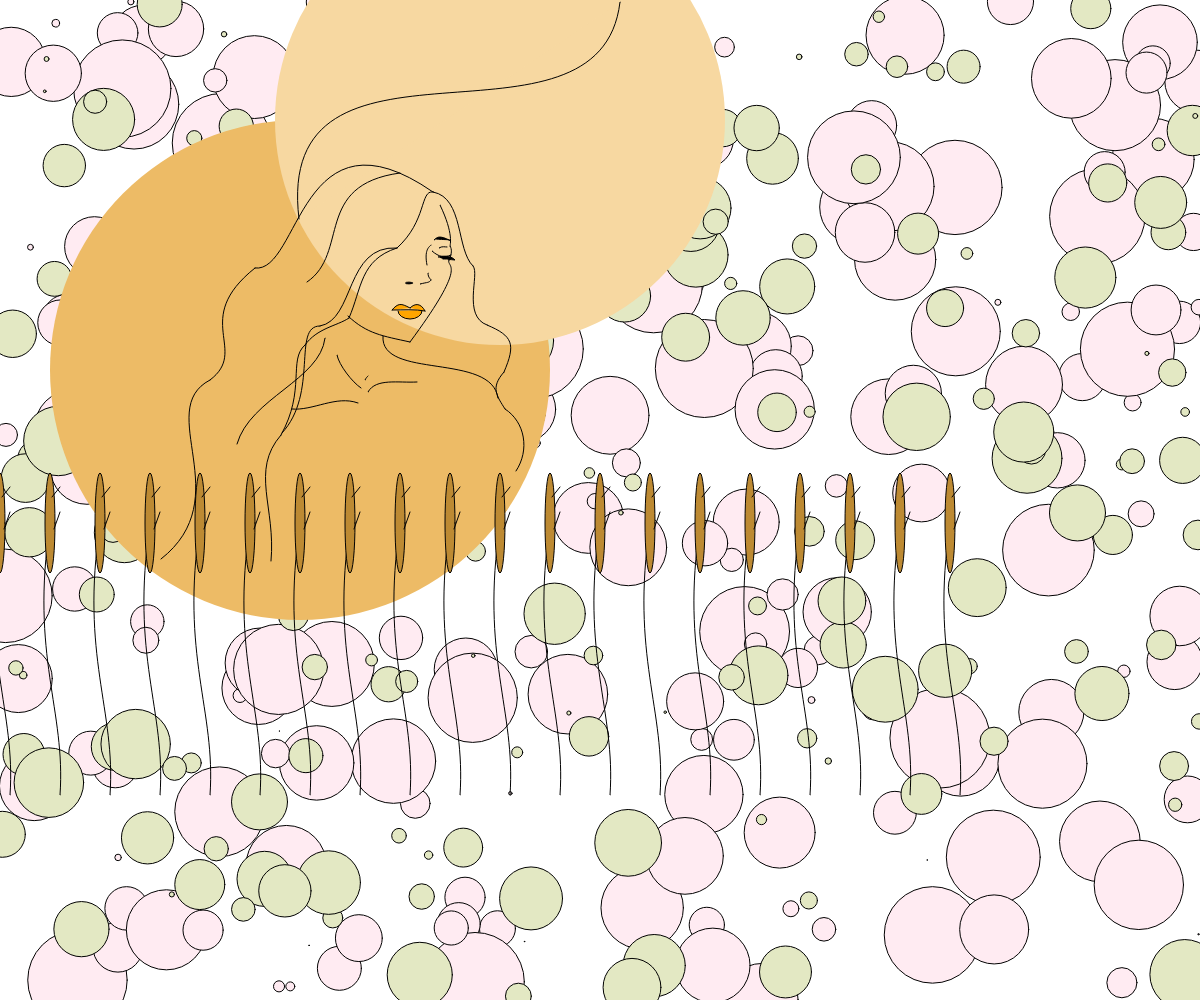
Frame 1 (no input)
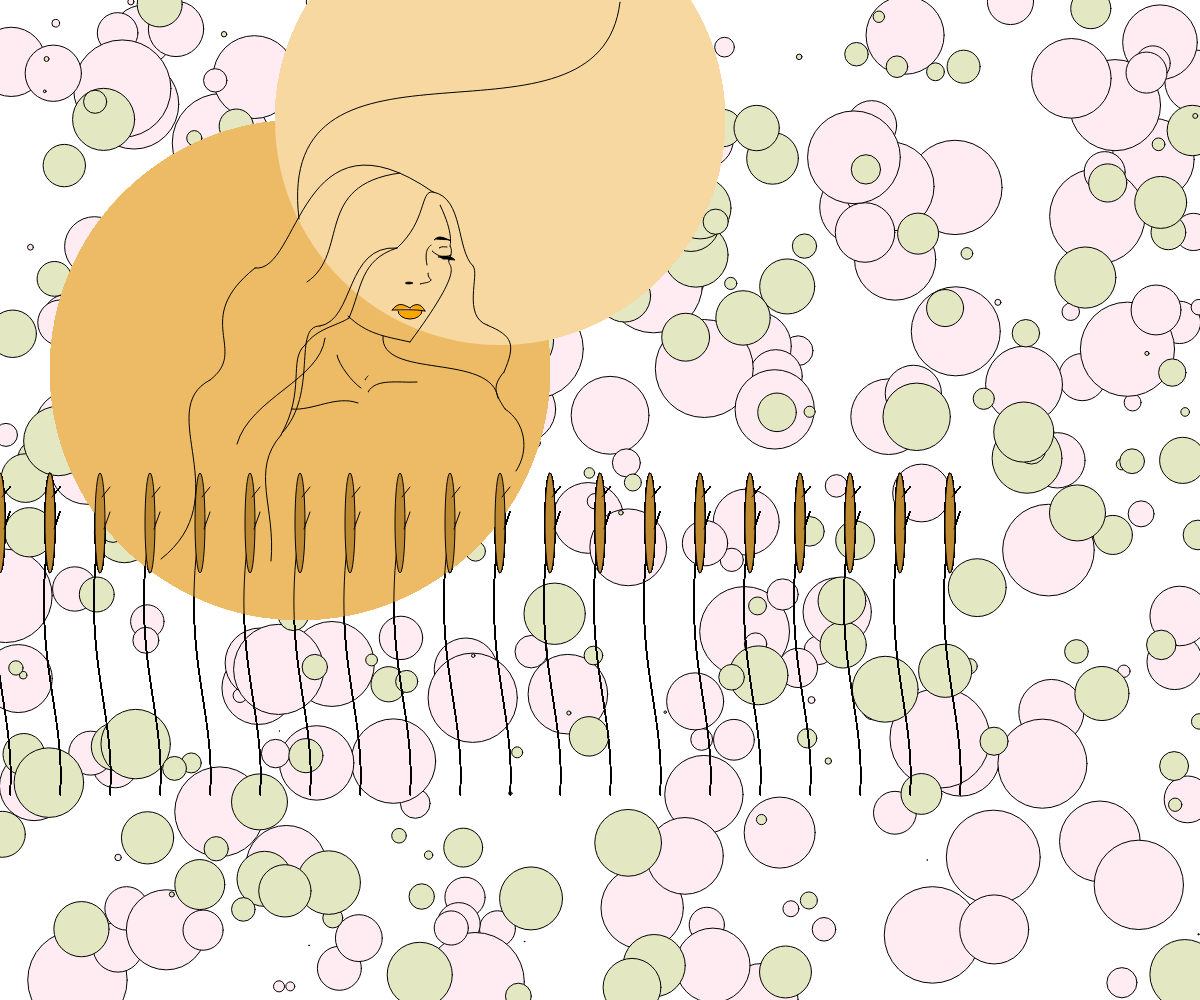
Frame 60 (no input)
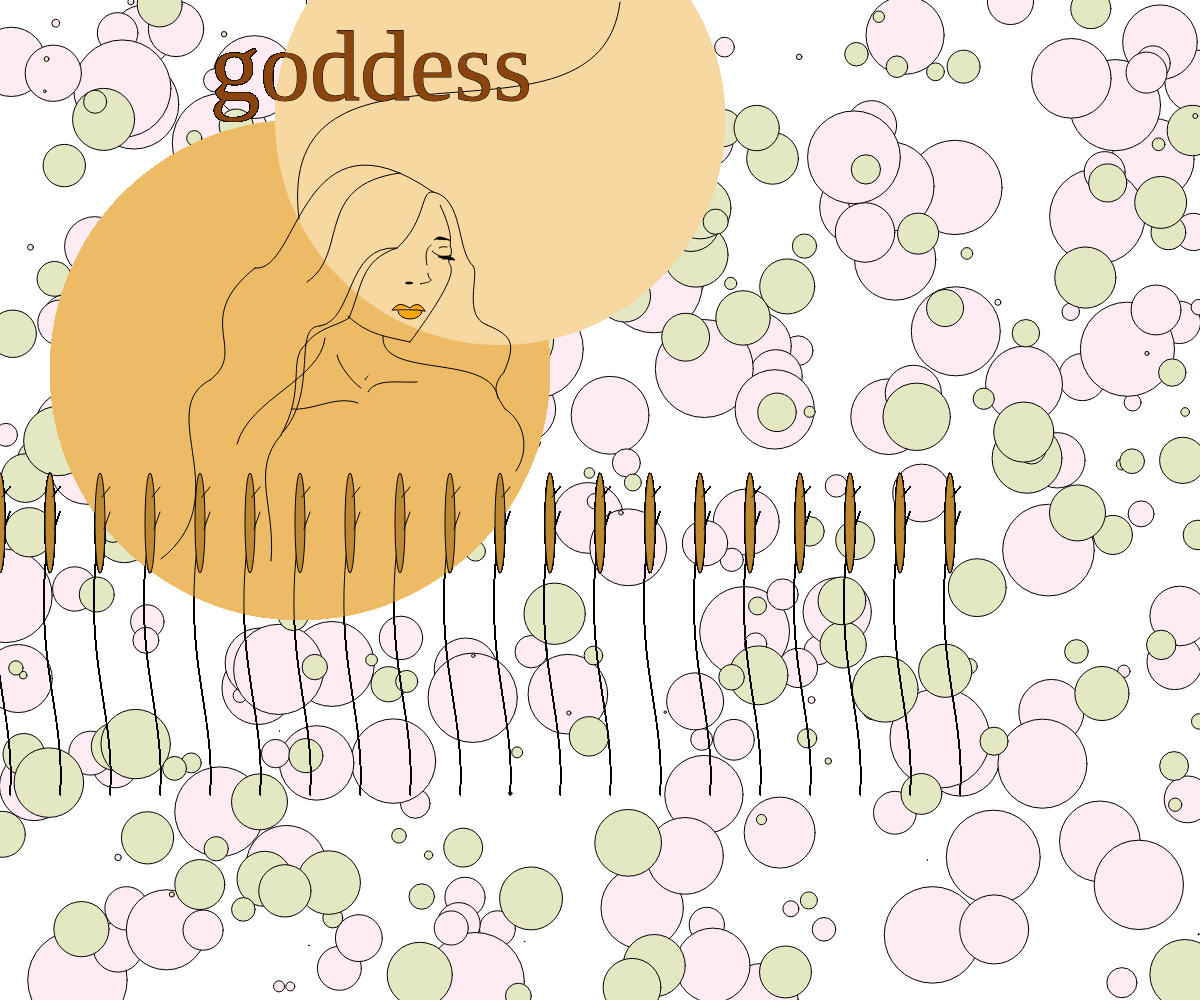
Frame 120 (the mouse pressed at the canvas centre since frame 60)

The p5.js sketch that drew these frames (run headless with seeded random() and noise() and a simulated clock; from frame 60 on, the mouse is pressed at the canvas centre):

// p5.js sketch
// ── sketch.js
//reference page https://kellylougheed.medium.com/generative-art-with-p5-js-program-your-own-art-6a6ac7e57d87
//mousepressed value
let value = 0; 
var colorChange=250

function randomColor() {
  var a = random(0, 255);
  var b = random(0, 255);
  var c = random(0, 255);}

 
function setup() {
  createCanvas(windowWidth, windowHeight);
  stroke(1);
  for (let i = 0; i < 200; i++) {
    fill('#ffebf2');
    ellipse(random(windowWidth), random(windowHeight), random(100)); 
  }
  for (let i = 0; i < 200; i++) {
    fill('#e3e8c3');
    ellipse(random(windowWidth), random(windowHeight), random(70))}
  
}

function draw() {
 //for (let i = 0; i < 100; i++) {
    //fill(random(230), random(219), random(195), random(219));
    //ellipse(random(windowWidth), random(windowHeight), random(100)); 
 // }
// body background 
  noStroke();
  fill('#edbb66');
  ellipse(300,370,500,500);
  fill('#f7d8a1');
  noStroke(0);
  ellipse(500,120,450,450);
  stroke(0);
  bezier(620,2,600,170,273,5,299,219);

   if (mouseIsPressed){
     fill('#8a450f')
    textFont('Digital-7');
    textSize(100);
    text("goddess", 210, 100);
     
  }
    
//top of background
  noFill('#fad6a0');
  noStroke(0);
  ellipse(360,370,330,450);
  
//face
  stroke(1);
  noFill(0);
  bezier(449,260,446,268,470,261,410,342);//faceline1
  bezier(450,246,452,249,452,254,449,260);//faceline2
  bezier(440,205,454,234,450,245,450,246);//faceline3
  bezier(410,342,383,336,367,334,348,316);//faceline4
  
//eye
  bezier(432,251,439,257,444,258,451,255);//eyeline
  bezier(439,248,442,246,445,247,447,247);//eyelid
  
//eyelash
  fill('black');
  beginShape();
  vertex(438,257);
bezierVertex(441,256,451,255,455,260);//eyelash
bezierVertex(443,259,450,259,443,259);
  endShape();
//eyebrow
  fill('black');
  beginShape()
  vertex(434,240);
bezierVertex(437,238,438,234,451,241);//eyebrow
bezierVertex(450,239,444,240,436,239);
  endShape()
//nose
  noFill(0)
  //strokeWeight(2)
  bezier(431,245,429,247,424,250,427,265);//brigde
  bezier(428,273,428,278,431,279,431,280);//pointy noise
  bezier(420,284,428,282,429,283,431,280);
  fill('black')
  ellipse(409,283,7,1.75)//nostril
//lips
  angleMode( DEGREES);
  fill( 'orange');
  arc(410,311,24,16 ,0,180);
  bezier(410,308,401,303,398,303,392,310);//lips line 2
 bezier(410,308,415,303,421,303,425,311);//lips line 1
  bezier(392,310,402,310,416,309,425,311);//lips line 3

//hair
  noFill('black');
  bezier(433,192,420,190,427,221,397,248);//hair wave
  bezier(397,248,345,245,355,320,320,326);//wave2
  bezier(397,248,360,260,362,288,349,318);//part of wave 2
  bezier(349,318,337,326,317,328,305,345);//part3
  bezier(305,345,288,360,306,390,281,435);
  bezier(281,435,250,471,276,507,271,561);
  bezier(320,326,292,326,319,393,282,433);
  bezier(433,192,300,100,300,274,255,268);
  bezier(255,268,190,320,250,350,210,380);
  bezier(210,380,153,410,239,498,161,559);
  bezier(433,192,464,198,456,250,473,266);//left wave hair
  bezier(473,266,480,274,462,316,487,325);
  bezier(487,325,513,336,516,344,504,372);
  bezier(504,372,490,388,497,396,505,409);
  bezier(505,409,525,422,530,450,516,471);
//hair part2
  bezier(400,173,313,185,350,253,307,282);
//fill in 
//circle(30, 30, 20);
//shoulders
  push();
  bezier(383,336,380,380,492,352,498,398);
  bezier(325,338,320,380,250,398,237,444);
  bezier(337,355,339,365,352,382,361,388);
  bezier(365,380,366,378,367,377,368,376);
  bezier(358,403,336,395,313,411,292,409);
  bezier(368,392,376,378,398,383,417,382);
  pop();
//flowers
  for(let i=0;i<1000;i+=50){
    noFill(0);
    stroke(1);
    bezier(i+10,795,i+16,710,i-20,656,i,525);
    strokeWeight(1);
     fill('#bd8a33');
    ellipse (i,523,10,100);
    strokeWeight(1);
    line(i+2,497,i+10,487);
    line(i+4,529,i+10,512);
  }
  

}
  






// ── style.css
html, body {
  margin: 26px;
  padding: 0;
  background-color:#f9e8c9 
}
canvas {
  display: block;
}

 h1 {text-align: center;

}


	 p {font-size: 18px; 
text-aline: center;
}
